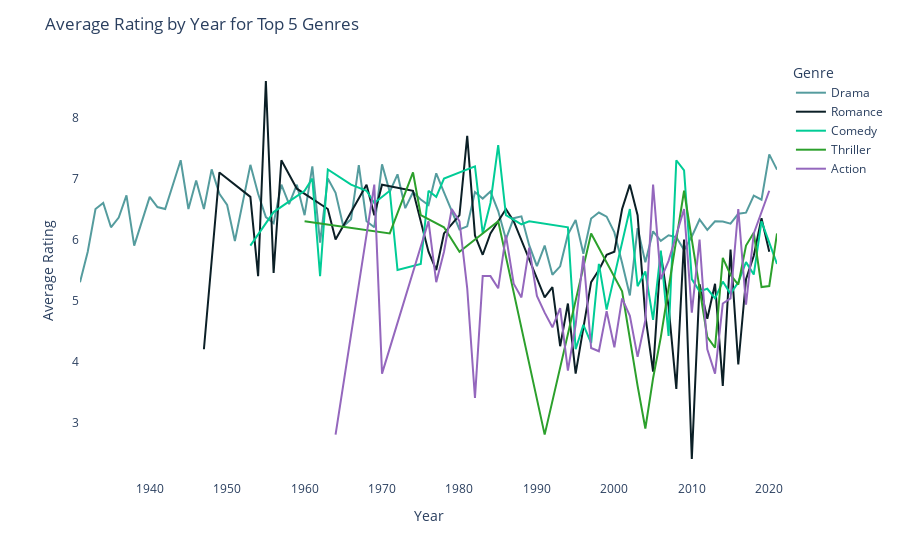

Source (notebook cell):
### Markdown cell above
# Average Rating By Year for Top 5 Genres

### Code cell
# Group data by Year and calculate the average rating
average_rating_by_year = df.groupby(['Year', 'Genre'])['Rating'].mean().reset_index()

# Get the top 5 genres
top_5_genres = df['Genre'].value_counts().head(5).index

# Filter the data to include only the top 5 genres
average_rating_by_year = average_rating_by_year[average_rating_by_year['Genre'].isin(top_5_genres)]

# Create the line plot with Plotly Express
fig = px.line(average_rating_by_year, x='Year', y='Rating', color = "Genre", color_discrete_sequence=['#559C9E', '#0B1F26', '#00CC96','#2ca02c','#9467bd'])

# Customize the layout
fig.update_layout(title='Average Rating by Year for Top 5 Genres', xaxis_title='Year', yaxis_title='Average Rating', xaxis=dict(showgrid=False), yaxis=dict(showgrid=False), plot_bgcolor='white')

# Show the plot
fig.show()

### Figure 1 — Plotly figure (JSON) as saved in the notebook; plotly's stock layout.template omitted (floating-point values rounded to 4 significant figures)
{"data": [{"hovertemplate": "Genre=Drama<br>Year=%{x}<br>Rating=%{y}<extra></extra>", "legendgroup": "Drama", "line": {"color": "#559C9E", "dash": "solid"}, "marker": {"symbol": "circle"}, "mode": "lines", "name": "Drama", "orientation": "v", "showlegend": true, "type": "scatter", "x": [1931, 1932, 1933, 1934, 1935, 1936, 1937, 1938, 1940, 1941, 1942, 1943, 1944, 1945, 1946, 1947, 1948, 1949, 1950, 1951, 1953, 1954, 1955, 1956, 1957, 1958, 1959, 1960, 1961, 1962, 1963, 1964, 1965, 1966, 1967, 1968, 1969, 1970, 1971, 1972, 1973, 1974, 1975, 1976, 1977, 1978, 1979, 1980, 1981, 1982, 1983, 1984, 1985, 1986, 1987, 1988, 1989, 1990, 1991, 1992, 1993, 1994, 1995, 1996, 1997, 1998, 1999, 2000, 2001, 2002, 2003, 2004, 2005, 2006, 2007, 2008, 2009, 2010, 2011, 2012, 2013, 2014, 2015, 2016, 2017, 2018, 2019, 2020, 2021], "xaxis": "x", "y": [5.3, 5.8, 6.5, 6.6, 6.2, 6.36, 6.725, 5.9, 6.7, 6.533, 6.5, 6.9, 7.3, 6.5, 6.967, 6.5, 7.15, 6.75, 6.567, 5.975, 7.225, 6.75, 6.367, 6.267, 6.9, 6.58, 6.9, 6.4, 7.2, 5.95, 7, 6.767, 6.217, 6.333, 7.22, 6.3, 6.2, 7.233, 6.78, 7.07, 6.514, 6.775, 6.657, 6.567, 7.086, 6.771, 6.467, 6.167, 6.217, 6.778, 6.671, 6.787, 6.467, 6.006, 6.35, 6.38, 5.908, 5.564, 5.9, 5.422, 5.56, 6.083, 6.32, 5.767, 6.344, 6.443, 6.375, 6.117, 5.614, 5.083, 6.186, 5.627, 6.135, 5.977, 6.07, 6.037, 5.827, 6.05, 6.329, 6.157, 6.3, 6.295, 6.26, 6.422, 6.44, 6.721, 6.653, 7.396, 7.146], "yaxis": "y"}, {"hovertemplate": "Genre=Romance<br>Year=%{x}<br>Rating=%{y}<extra></extra>", "legendgroup": "Romance", "line": {"color": "#0B1F26", "dash": "solid"}, "marker": {"symbol": "circle"}, "mode": "lines", "name": "Romance", "orientation": "v", "showlegend": true, "type": "scatter", "x": [1947, 1949, 1953, 1954, 1955, 1956, 1957, 1959, 1963, 1964, 1968, 1969, 1970, 1974, 1976, 1977, 1978, 1980, 1981, 1982, 1983, 1984, 1986, 1987, 1991, 1992, 1993, 1994, 1995, 1997, 1998, 1999, 2000, 2001, 2002, 2003, 2004, 2005, 2006, 2007, 2008, 2009, 2010, 2011, 2012, 2013, 2014, 2015, 2016, 2017, 2018, 2019, 2020], "xaxis": "x", "y": [4.2, 7.1, 6.7, 5.4, 8.6, 5.45, 7.3, 6.833, 6.5, 6, 6.9, 6.4, 6.9, 6.8, 5.8, 5.5, 6.1, 6.4, 7.7, 6.067, 5.75, 6.1, 6.5, 6.3, 5.05, 5.22, 4.25, 4.95, 3.8, 5.3, 5.5, 5.75, 5.8, 6.5, 6.9, 6.4, 4.75, 3.833, 5.767, 4.9, 3.55, 6, 2.4, 5.267, 4.7, 5.275, 3.6, 5.833, 3.95, 5.35, 5.733, 6.35, 5.8], "yaxis": "y"}, {"hovertemplate": "Genre=Comedy<br>Year=%{x}<br>Rating=%{y}<extra></extra>", "legendgroup": "Comedy", "line": {"color": "#00CC96", "dash": "solid"}, "marker": {"symbol": "circle"}, "mode": "lines", "name": "Comedy", "orientation": "v", "showlegend": true, "type": "scatter", "x": [1953, 1956, 1960, 1961, 1962, 1963, 1966, 1968, 1969, 1971, 1972, 1975, 1976, 1977, 1978, 1982, 1983, 1984, 1985, 1986, 1988, 1989, 1994, 1995, 1996, 1997, 1998, 1999, 2002, 2003, 2004, 2005, 2006, 2007, 2008, 2009, 2010, 2011, 2012, 2013, 2014, 2015, 2016, 2017, 2018, 2019, 2020, 2021], "xaxis": "x", "y": [5.9, 6.45, 6.8, 7, 5.4, 7.15, 6.9, 6.8, 6.6, 6.8, 5.5, 5.6, 6.8, 6.7, 7, 7.2, 6.1, 6.6, 7.55, 6.4, 6.25, 6.3, 6.2, 4.2, 4.6, 4.3, 5.6, 4.85, 6.5, 5.233, 5.475, 4.683, 5.82, 4.42, 7.3, 7.133, 5.35, 5.15, 5.192, 5.033, 5.31, 5.108, 5.3, 5.629, 5.425, 6.3, 5.95, 5.6], "yaxis": "y"}, {"hovertemplate": "Genre=Thriller<br>Year=%{x}<br>Rating=%{y}<extra></extra>", "legendgroup": "Thriller", "line": {"color": "#2ca02c", "dash": "solid"}, "marker": {"symbol": "circle"}, "mode": "lines", "name": "Thriller", "orientation": "v", "showlegend": true, "type": "scatter", "x": [1960, 1971, 1974, 1975, 1978, 1980, 1985, 1991, 1997, 2000, 2001, 2003, 2004, 2005, 2006, 2009, 2012, 2013, 2014, 2015, 2016, 2017, 2018, 2019, 2020, 2021], "xaxis": "x", "y": [6.3, 6.1, 7.1, 6.4, 6.2, 5.8, 6.3, 2.8, 6.1, 5.4, 5.15, 3.6, 2.9, 3.725, 4.4, 6.8, 4.4, 4.225, 5.7, 5.42, 5.26, 5.9, 6.112, 5.22, 5.237, 6.1], "yaxis": "y"}, {"hovertemplate": "Genre=Action<br>Year=%{x}<br>Rating=%{y}<extra></extra>", "legendgroup": "Action", "line": {"color": "#9467bd", "dash": "solid"}, "marker": {"symbol": "circle"}, "mode": "lines", "name": "Action", "orientation": "v", "showlegend": true, "type": "scatter", "x": [1964, 1968, 1969, 1970, 1976, 1977, 1978, 1979, 1980, 1981, 1982, 1983, 1984, 1985, 1986, 1987, 1988, 1989, 1990, 1991, 1992, 1993, 1994, 1995, 1996, 1997, 1998, 1999, 2000, 2001, 2002, 2003, 2004, 2005, 2006, 2007, 2009, 2010, 2011, 2012, 2013, 2014, 2015, 2016, 2017, 2018, 2020], "xaxis": "x", "y": [2.8, 6.1, 6.9, 3.8, 6.3, 5.3, 5.8, 6.5, 6.3, 5.2, 3.4, 5.4, 5.4, 5.2, 6.067, 5.275, 5.05, 5.867, 5.075, 4.8, 4.56, 4.875, 3.85, 4.6, 5.733, 4.22, 4.167, 4.825, 4.233, 5.033, 4.75, 4.075, 4.675, 6.9, 5.35, 5.65, 6.5, 4.8, 6, 4.2, 3.8, 4.95, 5.033, 6.5, 4.933, 6.1, 6.8], "yaxis": "y"}], "layout": {"autosize": true, "legend": {"title": {"text": "Genre"}, "tracegroupgap": 0}, "margin": {"t": 60}, "plot_bgcolor": "white", "title": {"text": "Average Rating by Year for Top 5 Genres"}, "xaxis": {"anchor": "y", "autorange": true, "domain": [0, 1], "range": [1931, 2021], "showgrid": false, "title": {"text": "Year"}, "type": "linear"}, "yaxis": {"anchor": "x", "autorange": true, "domain": [0, 1], "range": [2.056, 8.944], "showgrid": false, "title": {"text": "Average Rating"}, "type": "linear"}}}
